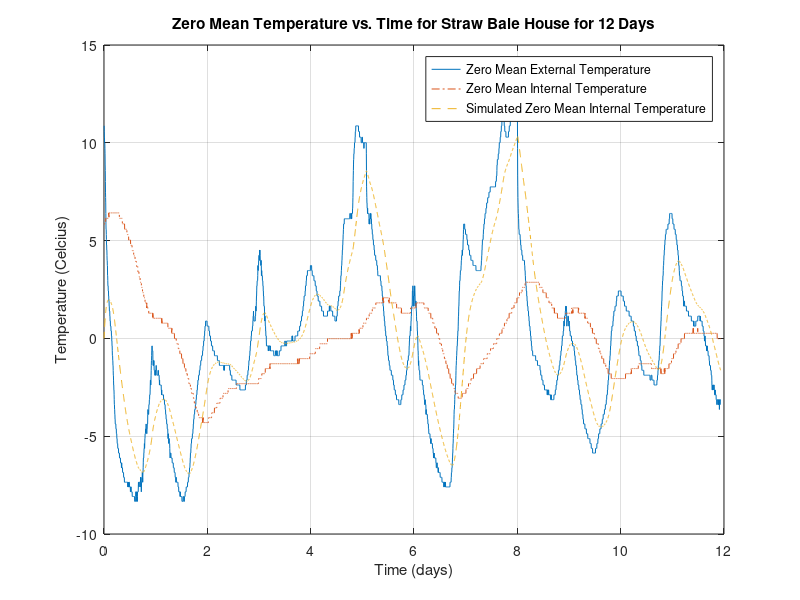

Reproduce this figure in MATLAB.
% Step 4
% Model Equation: T(s) = K / (τ*s + 1)
% Approximate the gain relationship between mean internal temperature and
% mean external temperature by assuming that K = 1 in your input output model

load temps;

% System Parameters
K = 1;
tau = 5*60*60; % 5 hours

% System transfer function
sys = tf([K], [tau 1]);

% Array indices
idxStart = 1;
idxEnd = 5372;  % approx. 12 days

% Calculate zero means
DeltaExtTemp = ExtTemp(idxStart:idxEnd) - mean(ExtTemp(idxStart:idxEnd));
DeltaIntTemp = IntTemp(idxStart:idxEnd) - mean(IntTemp(idxStart:idxEnd));
DeltaIntTempSim = lsim(sys, DeltaExtTemp, t(idxStart:idxEnd));

% Plot the data
figure(3);
t = t(idxStart:idxEnd);
plot(t/60/60/24, DeltaExtTemp, '-', t/60/60/24, DeltaIntTemp, '-.', t/60/60/24, DeltaIntTempSim, '--');
ylabel('Temperature (Celcius)');
xlabel('Time (days)');
title('Zero Mean Temperature vs. Time for Straw Bale House for 12 Days');
legend('Zero Mean External Temperature', 'Zero Mean Internal Temperature', 'Simulated Zero Mean Internal Temperature');
grid on;